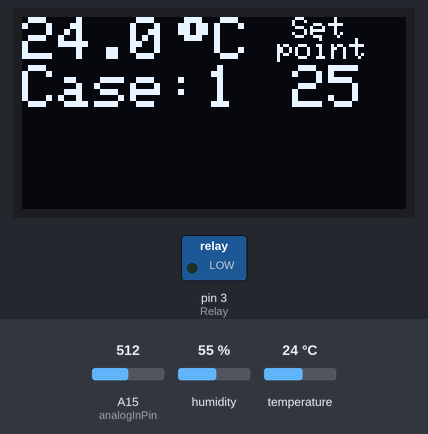
A sketch run on a simulated Arduino Mega 2560, built with avr-gcc and run on an emulated ATmega2560. Parts: 128×64 one-colour display, switched loads named in the sketch (green lamp = pin HIGH). The test bench sets the inputs (shaded band); at power-on: temperature 24 °C, A15 (analogInPin) = 512, humidity 55 %.

Above: at 1.2 s.
1.3 s: temperature set to 25.5 °C
At 2.6 s:
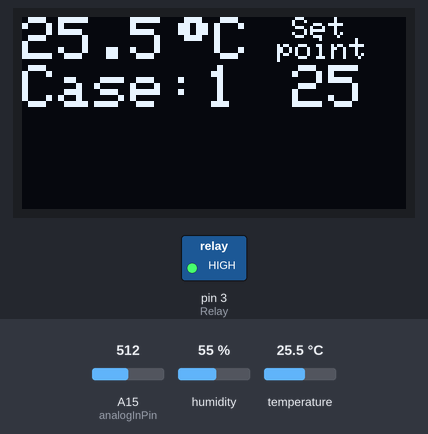
3.5 s: A15 (analogInPin) set to 716
At 4.0 s:
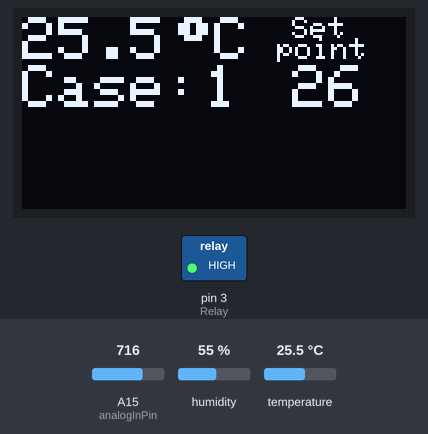
5.0 s: temperature set to 12 °C
At 6.9 s:
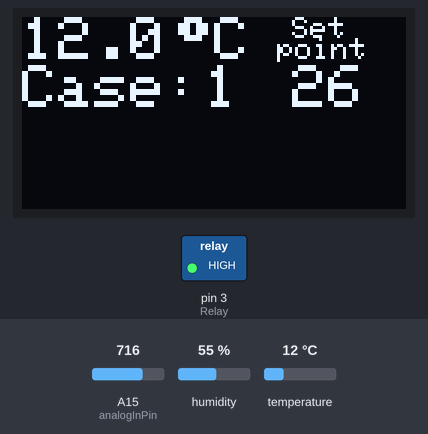
7.6 s: A15 (analogInPin) set to 900
At 8.1 s:
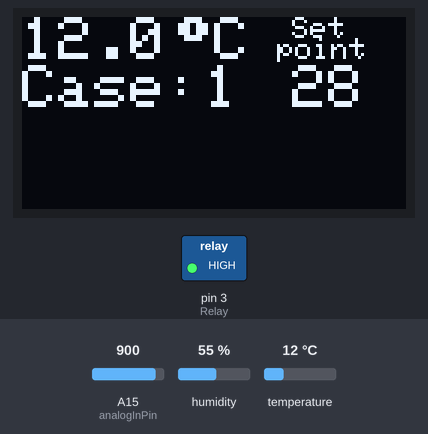
9.1 s: temperature set to 19 °C
At 11.1 s:
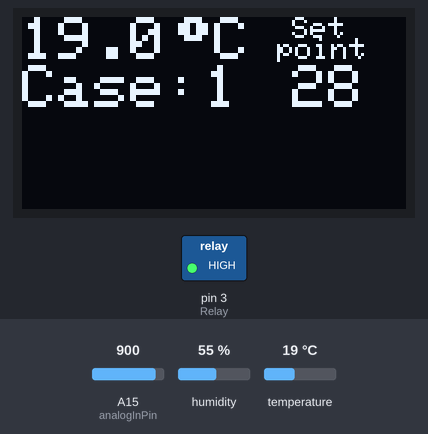
11.7 s: A15 (analogInPin) set to 1023
At 12.1 s:
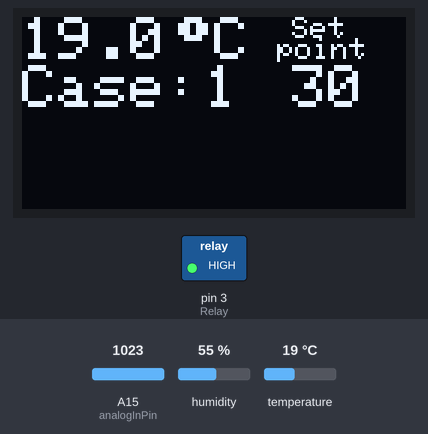
Timing chart, 0 to 20.0 s (numbered marks = the images above; inputs shaded):
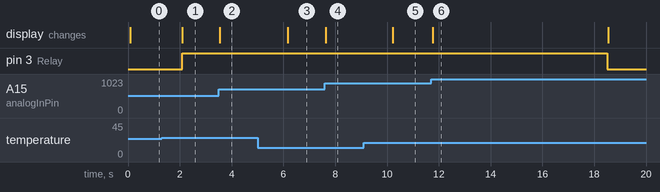

Measured:
- the behaviour switches between 24.9 and 25 °C on temperature (found by bisection; images 0 and 1)
- after the input at 1.3 s, pin 3 (Relay): LOW → HIGH after 0.80 s; the display: changes after 0.80 s (image 1)
- after the input at 3.5 s, the display: changes at once (image 2)
- after the input at 5.0 s, the display: changes after 1.2 s (image 3)
- after the input at 7.6 s, the display: changes at once (image 4)
- after the input at 9.1 s, the display: changes after 1.1 s (image 5)
- after the input at 11.7 s, the display: changes after 0.06 s (image 6)

The sketch:

Temp-Control.ino
```cpp
// Salim El Atache
// lab3 using the dht22

#include <Wire.h> // I2C library
#include <Adafruit_SSD1306.h> // OLED display library
#define OLED_ADDR   0x3C    // I2C address
Adafruit_SSD1306 display(-1);   // no reset pin


#include "DHT.h"   //dht library
#define DHTPIN 2     // pin that connects to the second pin from the left on the sensor
#define DHTTYPE DHT22   // DHT 22  (AM2302)
DHT dht(DHTPIN, DHTTYPE);


#define Relay 3 //digital 3
int Case = 1;
unsigned long delayStart = 100000; // the time the delay starts at 10 sec

int HL = 0;
float DeadBand = 1; //chosen deadband is 1 for a half degree difference between the setpoint
int SetPoint = 0;
int Flag = 0;
const int analogInPin = A15; //potentiometer
float sensorValue = 0;


void setup() {
  Serial.begin(9600);
  display.begin(SSD1306_SWITCHCAPVCC, OLED_ADDR);
  dht.begin();
  pinMode(Relay, OUTPUT);  //declare pin type
  digitalWrite(Relay, LOW); // turn Relay off

}

void loop() {


  // DHT 22 and OLED display
  display.clearDisplay(); // clear display
  display.setTextColor(WHITE);
  float tempC = dht.readTemperature();// read the temp in degrees Celcius
  display.setCursor(0, 0);//set the position
  display.setTextSize(2); // bigger text
  display.println(tempC, 1);  // print the temps
  display.setCursor(52, 0);//set the position
  display.print((char)247); // print the degrees symbol
  display.println("C");
  display.setCursor(90, 0);//set the position
  display.setTextSize(1); // bigger text
  display.print("Set"); // print the degrees symbol
  display.setCursor(85, 7);//set the position
  display.print("point"); // print the degrees symbol
  display.setTextSize(2); // bigger text
  display.setCursor(90, 16);//set the position
  display.println(SetPoint);

  display.setCursor(0, 16);//set the position
  display.setTextSize(2); // bigger text
  display.println("Case:"); // print the humidity
  display.setCursor(61, 16);//set the position
  display.print(Case); // print the humidity
  display.display();  // update display


  //Fan Triggering
  sensorValue = analogRead(analogInPin);
  SetPoint = map(sensorValue, 0, 1023, 20, 30);
  HL = SetPoint + DeadBand / 2;

  if (tempC >= HL) {
    tempC = dht.readTemperature(); //read the temp sensor value
    delayStart = millis();//reset the timer
  }

  Fan_ON(); // calling the function


}


void Fan_ON() {

  //case 1
  if (  (Case == 1) && ((millis() - delayStart) <= 15000) ) {
    digitalWrite(Relay, HIGH); // turn Relay on
    Flag = 1;
  }
  //case 2
  else if ((Case == 2) && ((millis() - delayStart) <= 10000)) {
    digitalWrite(Relay, HIGH); // turn Relay on
    Flag = 2;
  }
  //case 3
  else if ((Case == 3) && ((millis() - delayStart) <= 5000)) {
    digitalWrite(Relay, HIGH); // turn Relay on
    Flag = 3;
  }

  //once the timer reaches the limit of the cases, we check which case was running and we add one,
  //if it's case n3 we reset it to 1.
  else {
    digitalWrite(Relay, LOW); // turn Relay on
    if ((Flag == 1) && (Case == 1)) {
      Case = 2;
    }
    else if ((Flag == 2) && (Case == 2)) {
      Case = 3;
    }
    else if ((Flag == 3) && (Case == 3)) {
      Case = 1;
      delayStart =  millis() + 15000;
      // so it doesn't start the first case, since we have 10 sec left on the meter and case =1,
      //nothing stops the first case from happening till we add 15 seconds on the timer.

    }
  }
}
```
